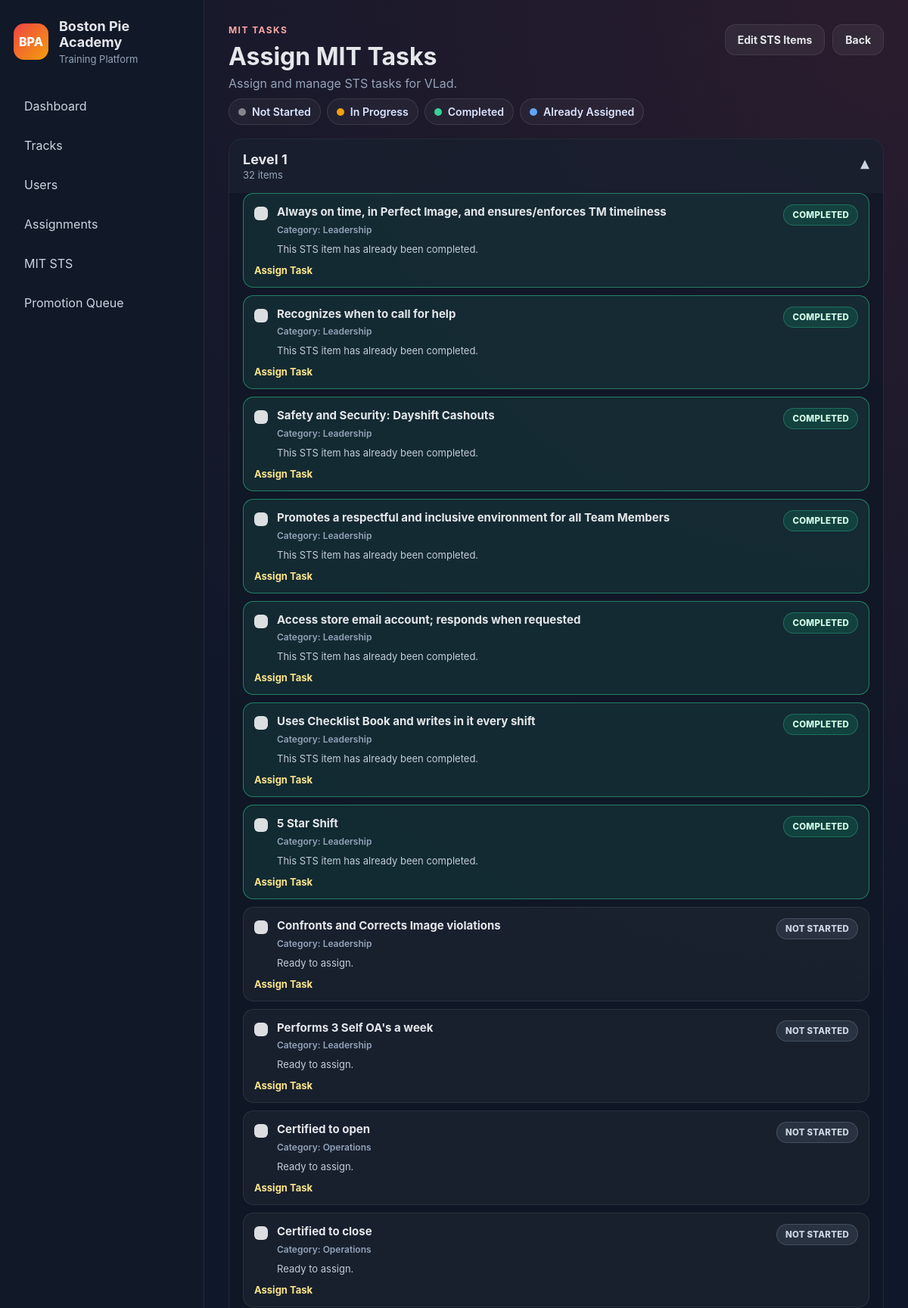
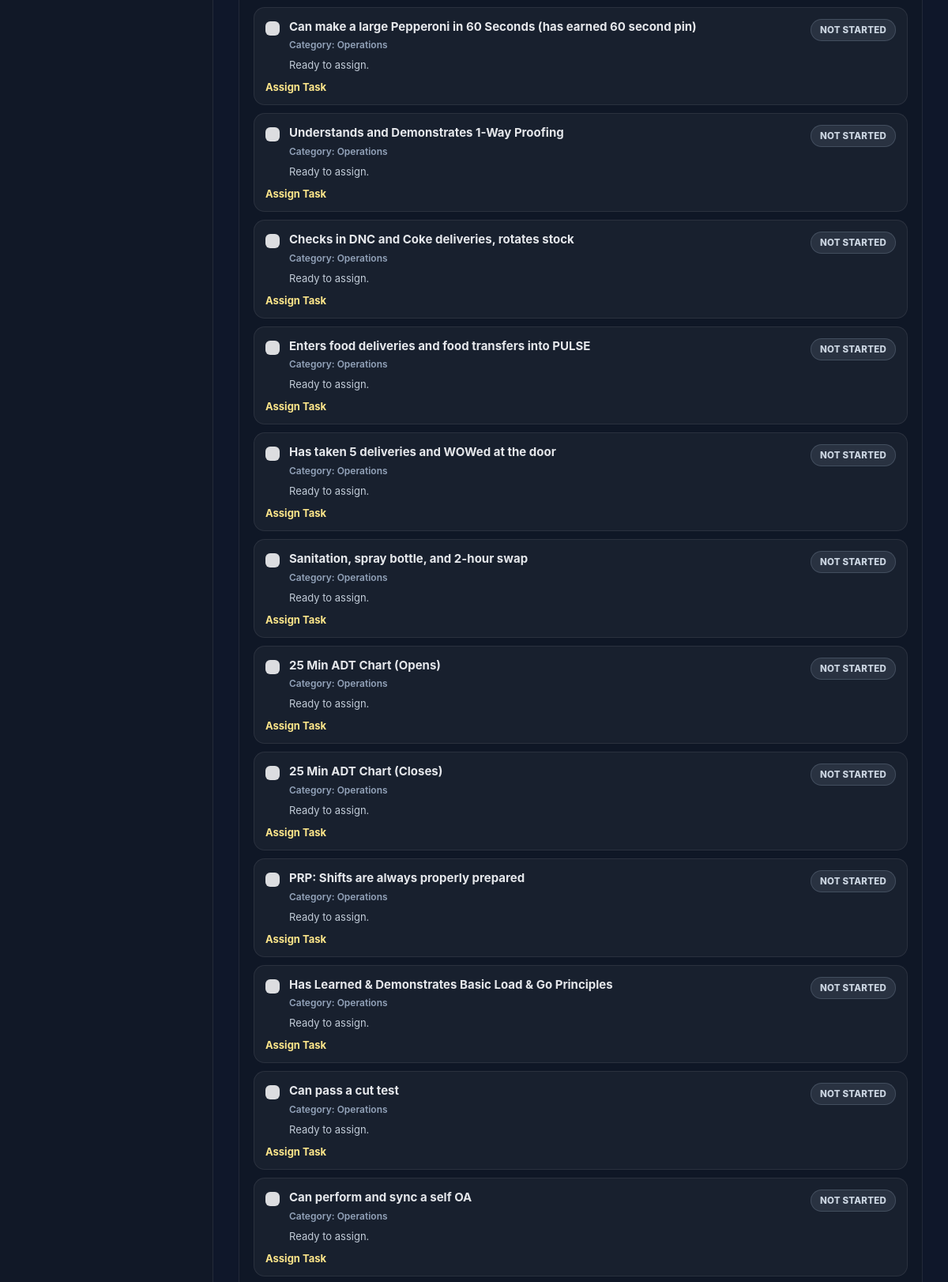
The page /mit-sts/mits/1/tasks/new (signed in, upper part) on the database its author committed (2 pictures, top to bottom).
### app/models.py (models this page shows, shortened)
class User(UserMixin, db.Model):
    __tablename__ = "users"
    id = db.Column(db.Integer, primary_key=True)
    name = db.Column(db.String(120), nullable=False)
    username = db.Column(db.String(80), unique=True, nullable=False)
    password_hash = db.Column(db.String(255), nullable=False)
    role = db.Column(db.String(50), nullable=False, default="tm")
    store_number = db.Column(db.String(20), nullable=True)
    is_active_user = db.Column(db.Boolean, default=True)
    created_at = db.Column(db.DateTime, default=datetime.utcnow)
    progress_records = db.relationship(
        "LessonProgress",
        backref="user",
        cascade="all, delete-orphan",
        lazy=True
    )
    assignments = db.relationship(
        "TrackAssignment",
        foreign_keys="TrackAssignment.user_id",
        backref="user",
        cascade="all, delete-orphan",
        lazy=True
    )
    assigned_tracks_created = db.relationship(
        "TrackAssignment",
        foreign_keys="TrackAssignment.assigned_by_user_id",
        backref="assigned_by_user",
        lazy=True
    )
    quiz_attempts = db.relationship(
        "QuizAttempt",
        backref="user",
        cascade="all, delete-orphan",
        lazy=True
    )
    mit_profiles = db.relationship(
        "MITProfile",
        foreign_keys="MITProfile.user_id",
        backref="mit_user",
        lazy=True
    )
    coached_mits = db.relationship(
        "MITProfile",
        foreign_keys="MITProfile.coach_user_id",
        backref="coach_user",
        lazy=True
    )
    verified_mit_items = db.relationship(
        "MITLevelProgress",
        foreign_keys="MITLevelProgress.verified_by_user_id",
        backref="verified_by_user",
        lazy=True
    )
    mit_reviews_written = db.relationship(
        "MITReview",
        foreign_keys="MITReview.reviewer_user_id",
        backref="reviewer_user",
        lazy=True
    )
    mit_promotions_approved = db.relationship(
        "MITPromotion",
        foreign_keys="MITPromotion.approved_by_user_id",
        backref="approved_by_user",
        lazy=True
    )
    mit_action_items_owned = db.relationship(
        "MITActionPlanItem",
        foreign_keys="MITActionPlanItem.owner_user_id",
        backref="owner_user",
        lazy=True
    )
    mit_tasks_assigned = db.relationship(
        "MITTask",
        foreign_keys="MITTask.assigned_by_user_id",
        backref="assigned_by_user",
        lazy=True
    )
    @property
    def is_active(self):
        return self.is_active_user

class MITLevelTemplate(db.Model):
    __tablename__ = "mit_level_templates"
    id = db.Column(db.Integer, primary_key=True)
    level_number = db.Column(db.Integer, nullable=False)
    category = db.Column(db.String(100), nullable=True)
    item_name = db.Column(db.String(255), nullable=False)
    item_description = db.Column(db.Text, nullable=True)
    sort_order = db.Column(db.Integer, default=0)
    is_required = db.Column(db.Boolean, default=True)
    source_ref = db.Column(db.String(255), nullable=True)
    progress_records = db.relationship(
        "MITLevelProgress",
        backref="template_item",
        cascade="all, delete-orphan",
        lazy=True
    )
    action_plan_items = db.relationship(
        "MITActionPlanItem",
        backref="related_template_item",
        lazy=True
    )
    tasks = db.relationship(
        "MITTask",
        backref="task_template_item",
        lazy=True
    )

### app/mit_sts/routes.py (the view)
@mit_sts_bp.route("/mits/<int:mit_id>/tasks/new", methods=["GET", "POST"])
@login_required
def new_task(mit_id):
    if not is_leadership():
        flash("You do not have permission to assign tasks.", "danger")
        return redirect(url_for("academy.dashboard"))
    mit = MITProfile.query.get_or_404(mit_id)
    ensure_progress_rows_for_mit(mit)
    all_template_items = MITLevelTemplate.query.order_by(
        MITLevelTemplate.level_number.asc(),
        MITLevelTemplate.category.asc(),
        MITLevelTemplate.sort_order.asc(),
        MITLevelTemplate.id.asc()
    ).all()
    grouped_template_items = defaultdict(list)
    for item in all_template_items:
        grouped_template_items[item.level_number].append(item)
    progress_rows = MITLevelProgress.query.filter_by(mit_profile_id=mit.id).all()
    progress_map = {row.template_item_id: row for row in progress_rows}
    active_task_map = {}
    for task in MITTask.query.filter(
        MITTask.mit_profile_id == mit.id,
        MITTask.related_template_item_id.isnot(None),
        MITTask.status.in_(["open", "in_progress", "submitted"])
    ).order_by(MITTask.created_at.desc()).all():
        if task.related_template_item_id not in active_task_map:
            active_task_map[task.related_template_item_id] = task
    return render_template(
        "mit_sts/mit_task_form.html",
        mit=mit,
        grouped_template_items=dict(grouped_template_items),
        progress_map=progress_map,
        active_task_map=active_task_map,
        task_display_status=task_display_status,
        page_title="Assign MIT Tasks",
        submit_label="Assign Selected Tasks",
        user=current_user,
        can_manage_templates=can_manage_templates(),
    )

### app/mit_sts/routes.py (called while the page is built)
def is_leadership():
    return current_user.is_authenticated and current_user.role in [
        "coach",
        "admin",
        "training_director",
    ]

def can_manage_templates():
    return current_user.is_authenticated and current_user.role in [
        "admin",
        "training_director",
        "coach",
    ]

def ensure_progress_rows_for_mit(mit_profile):
    templates = MITLevelTemplate.query.all()
    existing_template_ids = {
        row.template_item_id
        for row in MITLevelProgress.query.filter_by(mit_profile_id=mit_profile.id).all()
    }
    created = False
    for template in templates:
        if template.id not in existing_template_ids:
            db.session.add(
                MITLevelProgress(
                    mit_profile_id=mit_profile.id,
                    template_item_id=template.id,
                    status="not_started",
                )
            )
            created = True
    if created:
        db.session.commit()

### app/models.py (called while the page is built)
@login_manager.user_loader
def load_user(user_id):
    return User.query.get(int(user_id))

### app/templates/mit_sts/mit_task_form.html (shortened to what this page needs)
{% extends "base.html" %}
{% block content %}
<div class="page-header page-header-tight">
    <div>
        <p class="eyebrow">MIT TASKS</p>
        <h2>{{ page_title }}</h2>
        <p class="subtle">Assign and manage STS tasks for {{ mit.mit_user.name }}.</p>
        <div class="task-board-legend task-board-legend-tight">
            <span class="task-legend-pill">
                <span class="task-legend-dot task-dot-default"></span>
                Not Started
            </span>
            <span class="task-legend-pill">
                <span class="task-legend-dot task-dot-progress"></span>
                In Progress
            </span>
            <span class="task-legend-pill">
                <span class="task-legend-dot task-dot-complete"></span>
                Completed
            </span>
            <span class="task-legend-pill">
                <span class="task-legend-dot task-dot-assigned"></span>
                Already Assigned
            </span>
        </div>
    </div>
    <div class="track-actions">
        {% if can_manage_templates %}
        <a href="{{ url_for('mit_sts.template_library') }}" class="btn btn-secondary">Edit STS Items</a>
        {% endif %}
        <a href="{{ url_for('mit_sts.view_tasks', mit_id=mit.id) }}" class="btn btn-secondary">Back</a>
    </div>
</div>
<div class="task-board-stack">
    {% for level_number, items in grouped_template_items.items() %}
    <details class="task-level-dropdown task-level-dropdown-clean" {% if loop.first %}open{% endif %}>
        <summary class="task-level-summary task-level-summary-clean">
            <div>
                <h3>Level {{ level_number }}</h3>
                <p>{{ items|length }} item{{ '' if items|length == 1 else 's' }}</p>
            </div>
            <span class="task-level-summary-arrow">▾</span>
        </summary>
        <div class="task-level-body">
            <div class="task-checkbox-list task-checkbox-list-tight">
                {% for item in items %}
                    {% set progress = progress_map.get(item.id) %}
                    {% set linked_task = active_task_map.get(item.id) %}
                    {% set is_complete = progress and progress.status == 'complete' %}
                    {% set is_in_progress = progress and progress.status == 'in_progress' %}
                    {% set is_assigned = linked_task is not none %}
                    <div class="task-checkbox-row task-checkbox-row-clean
                        {% if is_complete %} task-complete
                        {% elif is_assigned %} task-assigned
                        {% elif is_in_progress %} task-in-progress
                        {% endif %}
                    ">
                        <div class="task-row-top">
                            <div class="task-checkbox-main">
                                <span class="task-checkbox-fakebox"></span>
                                <div>
                                    <div class="task-checkbox-text">{{ item.item_name }}</div>
                                    {% if item.category %}
                                    <div class="task-item-mini-meta">Category: {{ item.category }}</div>
                                    {% endif %}
                                </div>
                            </div>
                            {% if is_complete %}
                                <span class="task-status-badge task-status-complete">Completed</span>
                            {% elif is_assigned %}
                                <span class="task-status-badge task-status-assigned">Already Assigned</span>
                            {% elif is_in_progress %}
                                <span class="task-status-badge task-status-progress">In Progress</span>
                            {% else %}
                                <span class="task-status-badge task-status-default">Not Started</span>
                            {% endif %}
                        </div>
                        <div class="task-status-note">
                            {% if is_complete %}
                                This STS item has already been completed.
                            {% elif is_assigned %}
                                This STS item already has an active linked task.
                            {% elif is_in_progress %}
                                Progress has already started on this STS item.
                            {% else %}
                                Ready to assign.
                            {% endif %}
                        </div>
                        {% if linked_task %}
                        <div class="task-linked-box task-linked-box-clean">
                            <div class="task-linked-header">
                                <strong>Linked Task</strong>
                                <span class="sts-task-status sts-task-{{ task_display_status(linked_task) }}">
                                    {{ task_display_status(linked_task)|replace('_', ' ')|title }}
                                </span>
                            </div>
                            <div class="task-linked-title">{{ linked_task.title }}</div>
                            <div class="task-meta-row">
                                <span><strong>Priority:</strong> {{ linked_task.priority|title }}</span>
                                <span>•</span>
                                {% if linked_task.due_date %}
                                <span><strong>Due:</strong> {{ linked_task.due_date.strftime('%Y-%m-%d') }}</span>
                                {% else %}
                                <span><strong>Due:</strong> No due date</span>
                                {% endif %}
                                <span>•</span>
                                <span><strong>Assigned by:</strong> {{ linked_task.assigned_by_user.name }}</span>
                            </div>
                            {% if linked_task.notes %}
                            <div class="task-item-note">
                                <strong>Notes:</strong> {{ linked_task.notes }}
                            </div>
                            {% endif %}
                            <details class="task-manage-dropdown">
                                <summary>Manage Task</summary>
                                <form method="POST" action="{{ url_for('mit_sts.manage_board_task', task_id=linked_task.id, mit_id=mit.id) }}" class="sts-task-form-grid">
                                    <div class="form-group">
                                        <label>Task Title</label>
                                        <input type="text" name="title" value="{{ linked_task.title }}">
                                    </div>
                                    <div class="form-group">
                                        <label>Due Date</label>
                                        <input type="date" name="due_date" value="{{ linked_task.due_date.strftime('%Y-%m-%d') if linked_task.due_date else '' }}">
                                    </div>
                                    <div class="form-group">
                                        <label>Priority</label>
                                        <select name="priority">
                                            <option value="low" {% if linked_task.priority == 'low' %}selected{% endif %}>Low</option>
                                            <option value="medium" {% if linked_task.priority == 'medium' %}selected{% endif %}>Medium</option>
                                            <option value="high" {% if linked_task.priority == 'high' %}selected{% endif %}>High</option>
                                        </select>
                                    </div>
                                    <div class="form-group">
                                        <label>Action</label>
                                        <select name="action">
                                            <option value="open" {% if linked_task.status == 'open' %}selected{% endif %}>Open</option>
                                            <option value="in_progress" {% if linked_task.status == 'in_progress' %}selected{% endif %}>In Progress</option>
                                            <option value="submitted" {% if linked_task.status == 'submitted' %}selected{% endif %}>Submitted</option>
                                            <option value="verified">Verify Complete</option>
                                            <option value="cancelled">Cancel</option>
                                            <option value="unassign">Unassign</option>
                                        </select>
                                    </div>
                                    <div class="form-group form-group-full">
                                        <label>Notes</label>
                                        <textarea name="notes" rows="3" placeholder="Task notes or meeting follow-up...">{{ linked_task.notes or '' }}</textarea>
                                    </div>
                                    <div class="form-actions form-group-full">
                                        <button type="submit" class="btn btn-primary btn-sm">Save Task Changes</button>
                                    </div>
                                </form>
                            </details>
                        </div>
                        {% else %}
                        <details class="task-manage-dropdown">
                            <summary>Assign Task</summary>
                        </details>
                        {% endif %}
                    </div>
                {% endfor %}
            </div>
        </div>
    </details>
    {% endfor %}
</div>
{% endblock %}

### rows shown on the page
User: mit_user.name "VLad"
MITLevelTemplate: item_name "Always on time, in Perfect Image, and ensures/enforces TM timeliness", category "Leadership", shows "COMPLETED", shows "This STS item has already been completed."
MITLevelTemplate: item_name "Recognizes when to call for help", category "Leadership", shows "COMPLETED", shows "This STS item has already been completed."
MITLevelTemplate: item_name "Safety and Security: Dayshift Cashouts", category "Leadership", shows "COMPLETED", shows "This STS item has already been completed."
MITLevelTemplate: item_name "Promotes a respectful and inclusive environment for all Team Members", category "Leadership", shows "COMPLETED", shows "This STS item has already been completed."
MITLevelTemplate: item_name "Access store email account; responds when requested", category "Leadership", shows "COMPLETED", shows "This STS item has already been completed."
MITLevelTemplate: item_name "Uses Checklist Book and writes in it every shift", category "Leadership", shows "COMPLETED", shows "This STS item has already been completed."
MITLevelTemplate: item_name "5 Star Shift", category "Leadership", shows "COMPLETED", shows "This STS item has already been completed."
MITLevelTemplate: item_name "Confronts and Corrects Image violations", category "Leadership", shows "NOT STARTED", shows "Ready to assign."
MITLevelTemplate: item_name "Performs 3 Self OA's a week", category "Leadership", shows "NOT STARTED", shows "Ready to assign."
MITLevelTemplate: item_name "Certified to open", category "Operations", shows "NOT STARTED", shows "Ready to assign."
MITLevelTemplate: item_name "Certified to close", category "Operations", shows "NOT STARTED", shows "Ready to assign."
MITLevelTemplate: item_name "Can make a large Pepperoni in 60 Seconds (has earned 60 second pin)", category "Operations", shows "NOT STARTED", shows "Ready to assign."
MITLevelTemplate: item_name "Understands and Demonstrates 1-Way Proofing", category "Operations", shows "NOT STARTED", shows "Ready to assign."
MITLevelTemplate: item_name "Checks in DNC and Coke deliveries, rotates stock", category "Operations", shows "NOT STARTED", shows "Ready to assign."
MITLevelTemplate: item_name "Enters food deliveries and food transfers into PULSE", category "Operations", shows "NOT STARTED", shows "Ready to assign."
MITLevelTemplate: item_name "Has taken 5 deliveries and WOWed at the door", category "Operations", shows "NOT STARTED", shows "Ready to assign."
MITLevelTemplate: item_name "Sanitation, spray bottle, and 2-hour swap", category "Operations", shows "NOT STARTED", shows "Ready to assign."
MITLevelTemplate: item_name "25 Min ADT Chart (Opens)", category "Operations", shows "NOT STARTED", shows "Ready to assign."
MITLevelTemplate: item_name "25 Min ADT Chart (Closes)", category "Operations", shows "NOT STARTED", shows "Ready to assign."
MITLevelTemplate: item_name "PRP: Shifts are always properly prepared", category "Operations", shows "NOT STARTED", shows "Ready to assign."
MITLevelTemplate: item_name "Has Learned & Demonstrates Basic Load & Go Principles", category "Operations", shows "NOT STARTED", shows "Ready to assign."
MITLevelTemplate: item_name "Can pass a cut test", category "Operations", shows "NOT STARTED", shows "Ready to assign."
MITLevelTemplate: item_name "Can perform and sync a self OA", category "Operations", shows "NOT STARTED", shows "Ready to assign."

### other values the page prints
{{ page_title }} "Assign MIT Tasks"
{{ level_number }} "1"
{{ items|length }} "32"
{{ '' if items|length == 1 else 's' }} "s"
